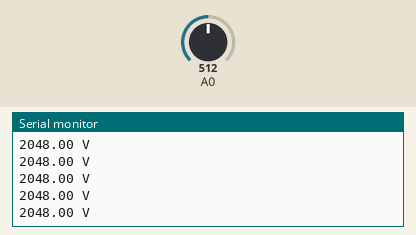
A sketch run on a simulated Arduino Uno, built with avr-gcc and run on an emulated ATmega328P. On the bench: the last lines printed to the serial monitor. The inputs (shaded band) are chosen by the test bench; at power-on: A0 = 512.

Above: at 1.2 s.
1.3 s: A0 set to 264
At 2.4 s:
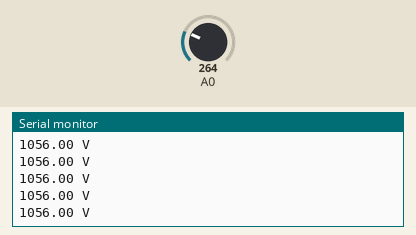
2.8 s: A0 set to 238
At 3.5 s:
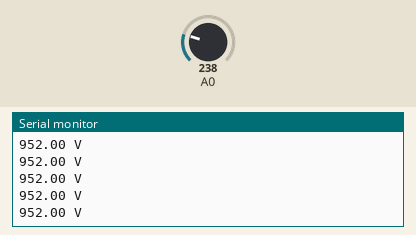
Timing chart, 0 to 5.8 s (numbered marks = the images above; inputs shaded):
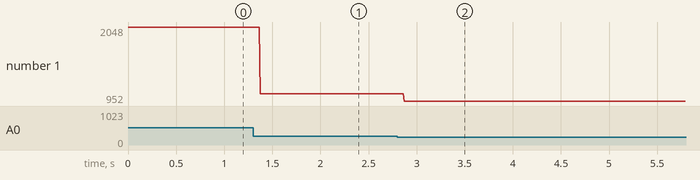

Measured:
- after the input at 1.3 s, the serial monitor: prints a new line after 0.07 s (image 1)
- after the input at 2.8 s, the serial monitor: prints a new line after 0.07 s (image 2)
- plotted number 1: 2048 → 1056 after the input at 1.3 s, 1056 → 952 after the input at 2.8 s

The sketch:

keypadVoltageSetup.ino
```cpp
void setup() {
  Serial.begin(9600);
}

void loop() {
  int sensorValue = analogRead(A0);
  float voltage = sensorValue*(5000/1023);
  Serial.print(voltage);
  Serial.println(" V");
  delay(1);
}
```
